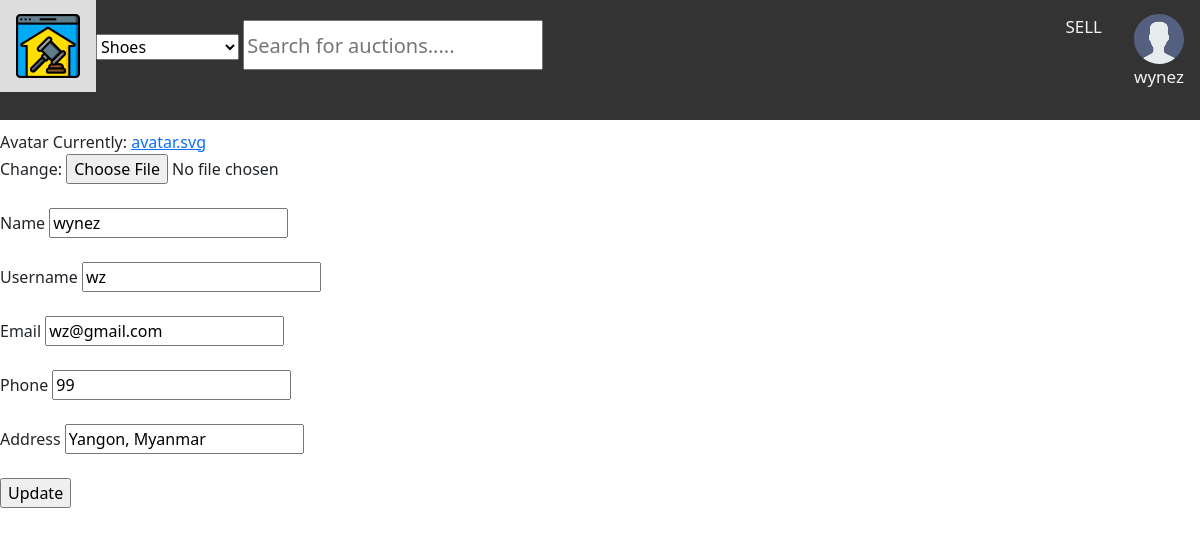
/update/ (signed in), run on an earlier commit of the app's database.
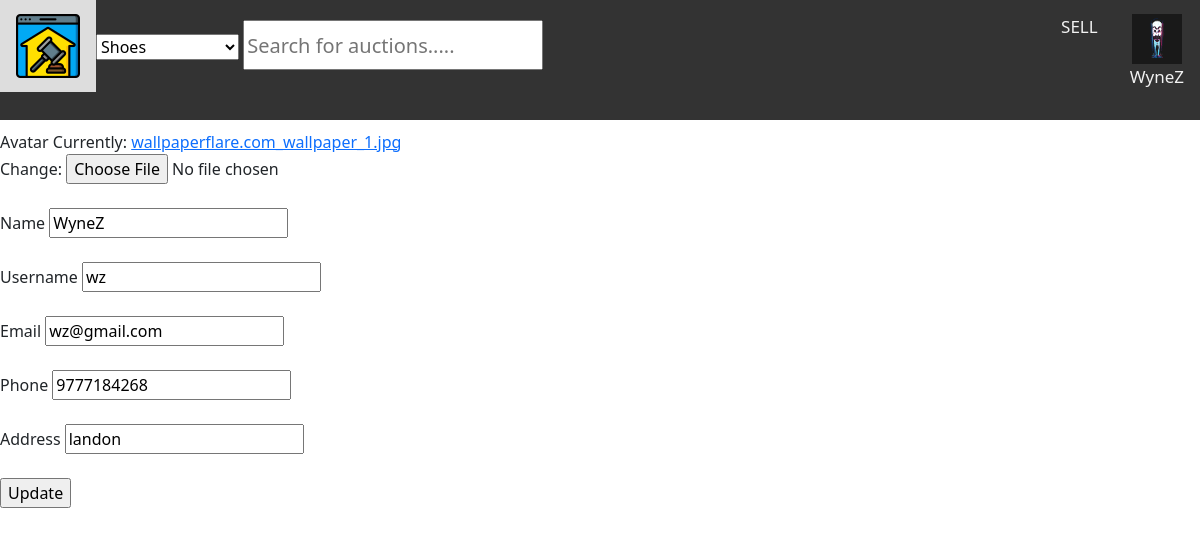
And on a later commit of the database.
### app_reg_login/models.py (models this page shows, shortened)
class User(AbstractUser):
    name = models.CharField(max_length=200, null=True)
    email = models.EmailField(unique=True, null=True)
    phone = models.CharField(max_length=11)
    address = models.CharField(max_length=200, null=True)
    registered_date = models.DateTimeField(auto_now_add=True)
    avatar = models.ImageField(null=True, default="avatar.svg")
    USERNAME_FIELD = 'email'
    REQUIRED_FIELDS = []

### app_reg_login/views.py (the view)
# urls.py: path('update/', views.updateUser, name='update'),
@login_required(login_url='login')
def updateUser(request):
    user = request.user
    form = UserForm(instance=user)
    if request.method == "POST":
        form = UserForm(request.POST, request.FILES, instance=user)
        if form.is_valid():
            form.save()
            return redirect('profile', user.id)
    context = {'form': form}
    return render(request, 'app_reg_login/updateUser.html', context)

### app_reg_login/forms.py
class UserForm(ModelForm):
    class Meta:
        model = User
        fields = ['avatar', 'name', 'username', 'email', 'phone', 'address']

### app_reg_login/templates/app_reg_login/updateUser.html (shortened to what this page needs)
{% extends 'base.html' %}
{% block content %}
    {% if request.user.is_authenticated %}
        <form method="POST" enctype="multipart/form-data">
            {% for field in form %}
                {{ field.label }}
                {{ field }}
                <br>
                <br>
            {% endfor %}
            <input type="submit" value="Update"/>
        </form>
    {% endif %}
{% endblock %}

### templates/navbar.html (shortened to what this page needs)
{% load static %}
    <head>
        <div class="topnav">
            <a id='home_logo' href="{% url 'home' %}">
                <img src="{% static 'images/icons/auction_logo1.png' %}"/>
            </a>
            <select>
                <option value="shoes">Shoes</option>
            </select>
            <input style="height: 50px; width: 300px; font-size: 20px; margin-top: 20px" placeholder="Search for auctions..... ">
            {% if request.user.is_authenticated %}
                <a href="{% url 'profile' request.user.id %}">
                    <img width="50px" height="50px" src="{{ request.user.avatar.url }}"/>
                    <p>{{ request.user.name }}</p>
                </a>
                <a href="{% url 'sell' %}">
                    <p>SELL</p>
                </a>
            {% else %}
                <a href="{% url 'login' %}">
                    <img src="{% static 'images/avatar.svg' %}"/>
                    <p>login</p>
                </a>
            {% endif %}
        </div>
    </head>

What changed in the data, as far as the page shows it:
changed User "wz": user.avatar: picture added in place of a placeholder; user.name "wynez" → "WyneZ"; name "wynez" → "WyneZ"; phone "99" → "9777184268"; address "Yangon, Myanmar" → "landon"
Also different on the page:
text no longer shown: "Currently: avatar.svg Change:"
text now shown: "Currently: wallpaperflare.com_wallpaper_1.jpg Change:"
